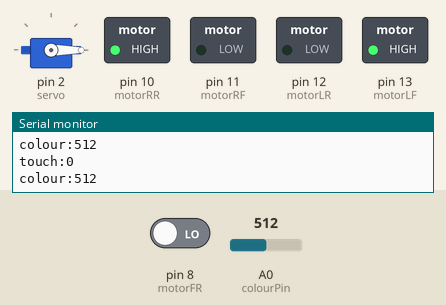
This sketch was run on a simulated Arduino Uno, built with avr-gcc and run on an emulated ATmega328P. Parts: servo, switched loads named in the sketch (green lamp = pin HIGH), the last lines printed to the serial monitor. Inputs (shaded band) come from the test bench; at power-on: pin 8 (motorFR) LOW, A0 (colourPin) = 512. Random numbers use the default seed unless the sketch sets one.

Above: at 3.4 s.
3.5 s: pin 8 (motorFR) driven HIGH
At 9.83 s:
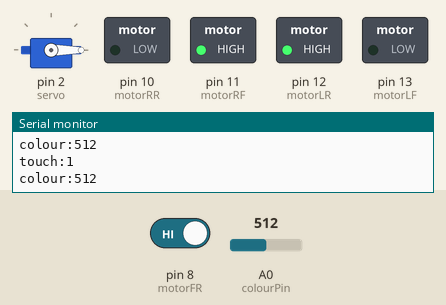
10.8 s: pin 8 (motorFR) driven LOW
At 10.87 s:
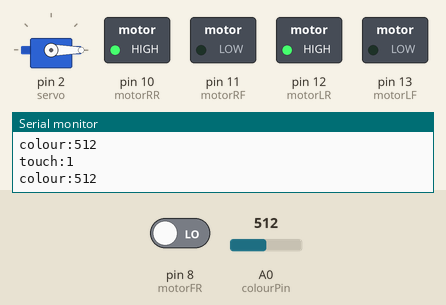
At 16.6 s:
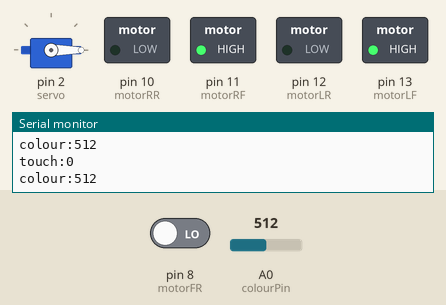
16.7 s: A0 (colourPin) set to 14
22.6 s: A0 (colourPin) set to 10
Timing chart, 0 to 45.0 s (numbered marks = the images above; inputs shaded):
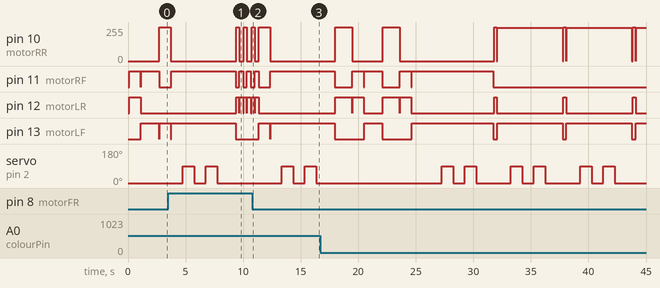

The sketch:

Robo.ino
```cpp
//====== SERVO DEFINITIONS ==================

#include <Servo.h>

Servo servo;
int angle = 0;


//====== LIGHT SENSOR DEFINITIONS ===========

int colourPin = A0;

int touchPin = 8;


//====== MOTOR DEFINITIONS ==================
/*Define Motor Pins. R/L indicates left/right motor and F/R indicates whether
                  the robot moves forward or reverse when powered on pin.
  when looking at motor controller from top, leads away
  LF LR RF RR
*/
int LFSpeed = 0;
int LRSpeed = 0;
int RFSpeed = 0;
int RRSpeed = 0;
int minDist = 6;
int maxDist = 20;

#define motorLF 13
#define motorLR 12
#define motorRF 11
#define motorRR 10  //right side
#define motorFF 9
#define motorFR 8
// Drive Forward
void drive(int speed) {
  analogWrite(motorRF, 0);
  analogWrite(motorRR, 0);
  analogWrite(motorLF, 0);
  analogWrite(motorLR, 0);
  delay(10);

  LFSpeed = speed;
  RFSpeed = speed;
  analogWrite(motorRF, RFSpeed);
  analogWrite(motorLF, LFSpeed);

}


// GRAB UP

void grabUp(int speed) {
  analogWrite(motorFF, 0);
  analogWrite(motorFR, 0);
  delay(10);
  analogWrite(motorFF, speed);
  analogWrite(motorFR, 0);

}


// GRAB DOWN

void grabDown(int speed) {
  analogWrite(motorFF, 0);
  analogWrite(motorFR, 0);
  delay(10);
  analogWrite(motorFF, 0);
  analogWrite(motorFR, speed);

}

// GRAB STOP

void grabStop(int speed) {
  analogWrite(motorFF, 0);
  analogWrite(motorFR, 0);
  delay(10);

}

// Spin Left
void leftSpin(int speed) {
  analogWrite(motorRF, 0);
  analogWrite(motorRR, 0);
  analogWrite(motorLF, 0);
  analogWrite(motorLR, 0);
  delay(10);
  analogWrite(motorRF, speed);
  analogWrite(motorLR, speed);

}
// Spin Right
void rightSpin(int speed) {
  analogWrite(motorRF, 0);
  analogWrite(motorRR, 0);
  analogWrite(motorLF, 0);
  analogWrite(motorLR, 0);
  delay(10);
  analogWrite(motorRR, speed);
  analogWrite(motorLF, speed);

}
// Drive Reverse
void reverse(int speed) {
  analogWrite(motorRF, 0);
  analogWrite(motorRR, 0);
  analogWrite(motorLF, 0);
  analogWrite(motorLR, 0);
  delay(10);

  RRSpeed = LRSpeed = speed;
  analogWrite(motorRF, 0);
  analogWrite(motorRR, RRSpeed);
  analogWrite(motorLF, 0);
  analogWrite(motorLR, LRSpeed);

}
//Turn Right
void rightTurn(int speed) {
  analogWrite(motorRF, 0);
  analogWrite(motorRR, 0);
  analogWrite(motorLF, 0);
  analogWrite(motorLR, 0);
  delay(10);

  LFSpeed = speed;
  RFSpeed = speed / 2;
  analogWrite(motorRF, 0);
  analogWrite(motorRR, speed);
  analogWrite(motorLF, LFSpeed);
  analogWrite(motorLR, 0);

}
//Turn left
void leftTurn(int speed) {
  analogWrite(motorRF, 0);
  analogWrite(motorRR, 0);
  analogWrite(motorLF, 0);
  analogWrite(motorLR, 0);
  delay(10);

  RFSpeed = speed;
  LFSpeed = speed / 2;
  analogWrite(motorRF, RFSpeed);
  analogWrite(motorRR, 0);
  analogWrite(motorLF, LFSpeed);
  analogWrite(motorLR, 0);

}

//Stop
void stopCompletely() {
  analogWrite(motorRF, 0);
  analogWrite(motorRR, 0);
  analogWrite(motorLF, 0);
  analogWrite(motorLR, 0);
}

//================= SETUP ==================================
void setup() {


  //
  // ====== SERVO SETUP =============

  servo.attach(2);
  servo.write(angle);


  // ====== MOTOR SETUP =============
  pinMode(motorRF, OUTPUT);
  pinMode(motorRR, OUTPUT);
  pinMode(motorLF, OUTPUT);
  pinMode(motorLR, OUTPUT);
  Serial.begin(115200); // this tells the arduino in what baud to read the signal

  // ====== LIGHT SENSOR SETUP =============
  Serial.begin(9600);
  analogReference(INTERNAL);


}
//============= LOOP CODE=================

void loop() { //starts alternating motor movement for testing


  int touch = digitalRead(touchPin);
  int colour = analogRead(colourPin);
  Serial.print("touch:");
  Serial.println(touch);
  Serial.print("colour:");
  Serial.println(colour);
  delay(100);

  // == PRIMARY FEEDBACK IS FROM TOUCH SENSOR ======
  // if the robot touches a wall, simply reverse and turn around

  if (touch == 1) {
    //pull a u turn
    stopCompletely();
    delay(50);
    reverse(255);
    delay(250);
    leftSpin(255);
    delay(250);

    // if the colour shows up as less a digital read of 13, then that means the robot has run into black tape.
    // Begin grabber movement, then spin around and head a different direction
  } else if (colour < 13) {

    delay(1000);
    servo.write(90);
    delay(1000);
    servo.write(0);
    delay(1000);
    servo.write(90);
    delay(1000);
    servo.write(0);
    delay(1500);

    stopCompletely();
    delay(50);
    reverse(255);
    delay(250);
    rightSpin(250);
    delay(100);
  } else {

    // when all else fails, approach the arena in a stochastic fashion:
    // forward/right/left/reverse + move the servo up and down afterwards


    int whichway = random(1, 5);


    switch (whichway) {
      case 1: drive(255);
        delay(1500);
        servo.write(90);
        delay(1000);
        servo.write(0);
        delay(1000);
        break;
      case 2: rightSpin(255);
        delay(1000);
        drive(255);
        delay(1000);
        servo.write(90);
        delay(1000);
        servo.write(0);
        delay(1000);
        servo.write(90);
        delay(1000);
        servo.write(0);
        delay(1500);
        break;

      case 3: reverse(255);
        delay(1500);
      case 4: leftSpin(255);
        delay(1000);
        drive(255);
        delay(1500);
        break;
    }

  }
}
```

Measured:
- after the input at 10.8 s, pin 13 (motorLF): LOW → HIGH after 0.56 s, → LOW 1.0 s later, → HIGH 0.01 s later; servo on pin 2 (servo): alternates 90° for 1.0 s and 0° for 1.0 s, starting after 2.6 s
- by itself, pin 10 (motorRR): repeats every 6.0 s: 255/255 0.25 s, 0/255 0.01 s, 250/255 5.7 s, 0/255 0.06 s
- by itself, servo on pin 2 (servo): alternates 90° for 1.0 s and 0° for 1.0 s, 4 changes in all, then stays 0°
